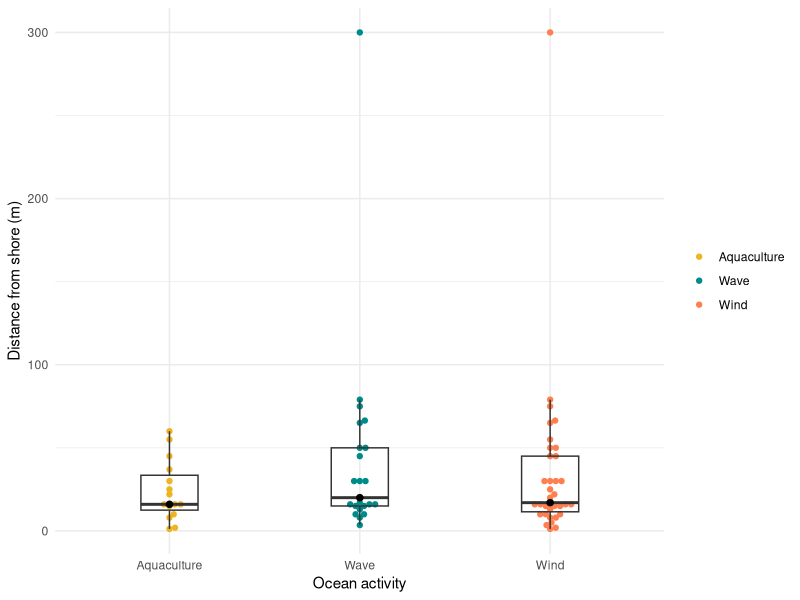
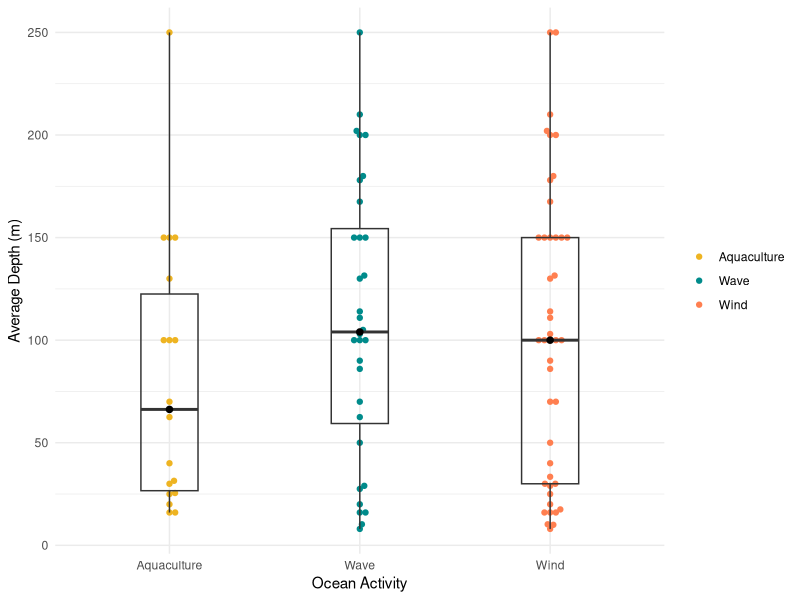
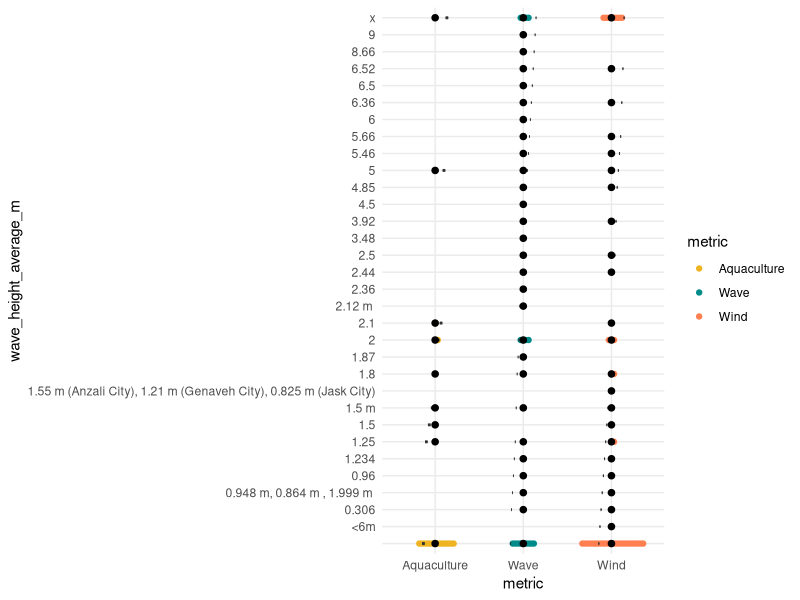
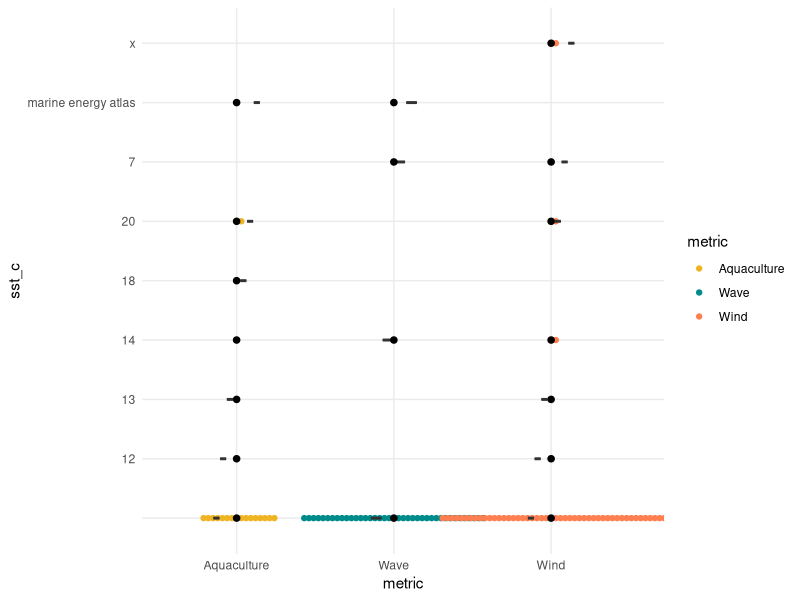

Reproduce these figures in R, in order. (Note: this script raises an error after producing the figures.)
## ---- chunk 1
knitr::opts_chunk$set(
	echo = TRUE,
	message = FALSE,
	warning = FALSE
)
library(tidyverse)
library(tidyselect)
library(here)
library(ggbeeswarm)
library(dplyr)
library(rstatix)

## ---- chunk 2
mydata <- read_csv(here("data", "Data_total_working_for_r.csv"))
  
## ---- chunk 3
aquaculture <- mydata %>% 
  select(id, year, aquaculture_present, ecology, governance, socioecon) %>% 
  filter(aquaculture_present == "1")

aqua_mini <- aquaculture %>% 
  group_by(aquaculture_present) %>% 
  summarize(
    eco = sum(ecology),
    gov = sum(governance),
    socio = sum(socioecon)
  )
  
## ---- chunk 4
wind <- mydata %>% 
  select(id, year, wind_present, ecology, governance, socioecon) %>% 
  filter(wind_present == "1")

wind_mini <- wind %>% 
  group_by(wind_present) %>% 
  summarize(
    eco = sum(ecology),
    gov = sum(governance),
    socio = sum(socioecon)
  )
## ---- chunk 5
max_depth_m <- as.numeric(c(25, 16, 33.4, 40, 200, 500, 70, 40, 300, 60, 40, 200, 300, 200))

median(max_depth_m)

## ---- chunk 6
distance_km <- as.numeric(c(15, 16, 55, 10, 30, 8, 1.2, 1.9, 37, 60, 22, 16, 32, 25))

median(distance_km)
## ---- chunk 7
sigwaveheight_m <- as.numeric(c(1.5, 1.25, 2.1, 2, 2, 1.8, 5))

median(sigwaveheight_m)
## ---- chunk 8
aqdata <- read.csv(here("data", "Data_total_working_for_r_aq.csv"))
## ---- chunk 9
aqdata_sub <- aqdata %>% 
  filter(metric == "Aquaculture") %>% 
  select("metric", "id", "title", "distance_to_shore", "depth_min", "depth_max", "depth_ave", "wave_height_average_m", "sst_c", "chla") 
  
aqdata_sub_2 <- aqdata %>% 
  filter(metric == "Aquaculture") %>% 
  select("metric", "id", "title", "distance_to_shore", "depth_min", "depth_max", "depth_ave", "wave_height_average_m", "sst_c", "chla", "wind_present", "wave_present", "tidal_present", "other_present") 
  
  
  # summarize(dist_median = median(distance_to_shore, na.rm = TRUE),
  #           depth_max_median = median(depth_max, na.rm = TRUE),
  #           sigwave_median = median(wave_height_average_m, na.rm = TRUE),
  #           sst_median = median(sst_c, na.rm = TRUE),
  #           chla_median = median(chla, na.rm = TRUE))
## ---- chunk 10
winddata <- read.csv(here("data", "Data_total_working_for_r_wind.csv"))
## ---- chunk 11
winddata_sub <- winddata %>% 
  filter(metric == "Wind") %>% 
  select("metric", "id", "title", "distance_to_shore", "depth_min", "depth_max", "depth_ave", "wave_height_average_m", "sst_c", "chla") 


  # group_by(metric) %>% 
  # summarize(dist_median = median(distance_to_shore, na.rm = TRUE),
  #           depth_max_median = median(depth_max, na.rm = TRUE),
  #           sigwave_median = median(wave_height_average_m, na.rm = TRUE),
  #           sst_median = median(sst_c, na.rm = TRUE),
  #           chla_median = median(chla, na.rm = TRUE))
## ---- chunk 12
wavedata <- read.csv(here("data", "Data_total_working_for_r_wave.csv"))
## ---- chunk 13
wavedata_sub <- wavedata %>% 
  filter(metric == "Wave") %>% 
  select("metric", "id", "title", "distance_to_shore", "depth_min", "depth_max", "depth_ave", "wave_height_average_m", "sst_c", "chla")
## ---- chunk 14
datadata <- rbind(aqdata_sub, winddata_sub, wavedata_sub)
## ---- chunk 15
ggplot(data = datadata, aes(x = metric, y = distance_to_shore)) +
  geom_beeswarm(aes(color = metric)) +
  scale_color_manual(values = c("goldenrod2","cyan4","coral")) +
  geom_boxplot(fill = NA, width = 0.3, outlier.color = NA) +
  stat_summary(fun=median, 
               geom="point", 
               shape=20, 
               size=3, 
               color="black", 
               fill="black") +
  labs(x = "Ocean activity",
       y = "Distance from shore (m)") +
  theme_minimal() +
  theme(legend.title = element_blank())

## ---- chunk 16
ggplot(data = datadata, aes(x = metric, y = depth_ave)) +
  geom_beeswarm(aes(color = metric)) +
  scale_color_manual(values = c("goldenrod2","cyan4","coral")) +
  geom_boxplot(fill = NA, width = 0.3, outlier.color = NA) +
  stat_summary(fun=median, 
               geom="point", 
               shape=20, 
               size=3, 
               color="black", 
               fill="black") +
    labs(x = "Ocean Activity",
         y = "Average Depth (m)") +
  theme_minimal() +
  theme(legend.title = element_blank())
## ---- chunk 17
ggplot(data = datadata, aes(x = metric, y = wave_height_average_m)) +
  geom_beeswarm(aes(color = metric)) +
  scale_color_manual(values = c("goldenrod2","cyan4","coral")) +
  geom_boxplot(fill = NA, width = 0.3, outlier.color = NA) +
  stat_summary(fun=median, 
               geom="point", 
               shape=20, 
               size=3, 
               color="black", 
               fill="black") +
  theme_minimal()
## ---- chunk 18
ggplot(data = datadata, aes(x = metric, y = sst_c)) +
  geom_beeswarm(aes(color = metric)) +
  scale_color_manual(values = c("goldenrod2","cyan4","coral")) +
  geom_boxplot(fill = NA, width = 0.3, outlier.color = NA) +
  stat_summary(fun=median, 
               geom="point", 
               shape=20, 
               size=3, 
               color="black", 
               fill="black") +
  theme_minimal()
## ---- chunk 19
datadata_anova <- aov(depth_ave ~ metric, data = datadata)

summary(datadata_anova)

# depth_ave: p-value = 0.551
# distance to shore: p-value = 0.394

## ---- chunk 20
datadata_kruswall <- kruskal.test(depth_ave ~ metric, data = datadata)

datadata_kruswall

# depth_ave: p-value = 0.4673
# distance to shore: p-value = 0.3366
## ---- chunk 21
summary_datadata <- datadata %>% 
  group_by(metric) %>% 
  summarize(median_depth = median(depth_ave, na.rm = TRUE),
            median_dist = median(distance_to_shore, na.rm = TRUE))


nvals_datadata_depth <- datadata %>% 
  filter(depth_ave != "NA") %>% 
  group_by(metric) %>% 
  summarize(n_depth = n())

nvals_datadata_dist <- datadata %>% 
  filter(distance_to_shore != "NA") %>% 
  group_by(metric) %>% 
  summarize(n_dist = n()) %>% 
  rename(metric_dist = metric) #renaming because r was getting confused by 2 columns with same name in cbind()

nvals_datadata <- as_tibble(cbind(nvals_datadata_depth, nvals_datadata_dist)) %>% 
  select("metric", "n_depth", "n_dist")
              
## ---- chunk 22
aqua_wind <- aqdata_sub_2 %>% 
  filter(wind_present == "1") %>% 
  mutate(buddy = rep("wind", 16))
## ---- chunk 23
aqua_wave <- aqdata_sub_2 %>% 
  filter(wave_present == "1") %>% 
  mutate(buddy = rep("wave", 4))

## ---- chunk 24
aqua_tidal <- aqdata_sub_2 %>% 
  filter(tidal_present == "1") %>% 
  mutate(buddy = rep("tidal", 2))


## ---- chunk 25
aqua_other <- aqdata_sub_2 %>% 
  filter(other_present == "1") %>% 
  mutate(buddy = rep("other", 7))


## ---- chunk 26
alltogether <- as_tibble(rbind(aqua_wind, aqua_wave, aqua_tidal, aqua_other))
## ---- chunk 27
ggplot(data = alltogether, aes(x = metric, y = depth_ave)) +
  geom_jitter(aes(color = buddy)) +
  scale_color_manual(values = c("goldenrod2","cyan4","coral", "darkviolet")) +
  geom_boxplot(fill = NA, width = 0.3, outlier.color = NA) +
  stat_summary(fun=median,
               geom="point",
               shape=20,
               size=4,
               color="black",
               fill="black") +
  theme_minimal() +
  scale_y_reverse()
## ---- chunk 28
ggplot(data = alltogether, aes(x = buddy, y = depth_ave)) +
  geom_beeswarm(aes(color = buddy)) +
  scale_color_manual(values = c("goldenrod2","cyan4","coral", "darkviolet")) +
  geom_boxplot(fill = NA, width = 0.3, outlier.color = NA) +
  stat_summary(fun=median,
               geom="point",
               shape=20,
               size=3,
               color="black",
               fill="black") +
  theme_minimal() +
  scale_y_reverse()
## ---- chunk 29
ggplot(data = alltogether, aes(x = metric, y = distance_to_shore)) +
  geom_jitter(aes(color = buddy)) +
  scale_color_manual(values = c("goldenrod2","cyan4","coral", "darkviolet")) +
  geom_boxplot(fill = NA, width = 0.3, outlier.color = NA) +
  stat_summary(fun=median, 
               geom="point", 
               shape=20, 
               size=4, 
               color="black", 
               fill="black") +
  theme_minimal()
## ---- chunk 30
ggplot(data = alltogether, aes(x = buddy, y = distance_to_shore)) +
  geom_beeswarm(aes(color = buddy)) +
  scale_color_manual(values = c("goldenrod2","cyan4","coral", "darkviolet")) +
  geom_boxplot(fill = NA, width = 0.3, outlier.color = NA) +
  stat_summary(fun=median, 
               geom="point", 
               shape=20, 
               size=3, 
               color="black", 
               fill="black") +
  theme_minimal()
## ---- chunk 31
ggplot(data = aqdata_sub_2, aes(x = metric, y = depth_ave)) +
  geom_jitter(aes(color = metric)) +
  # scale_color_manual(values = c("goldenrod2","cyan4","coral", "darkviolet")) +
  geom_boxplot(fill = NA, width = 0.3, outlier.color = NA) +
  stat_summary(fun=median,
               geom="point",
               shape=20,
               size=3,
               color="black",
               fill="black") +
  theme_minimal() +
  scale_y_reverse()
